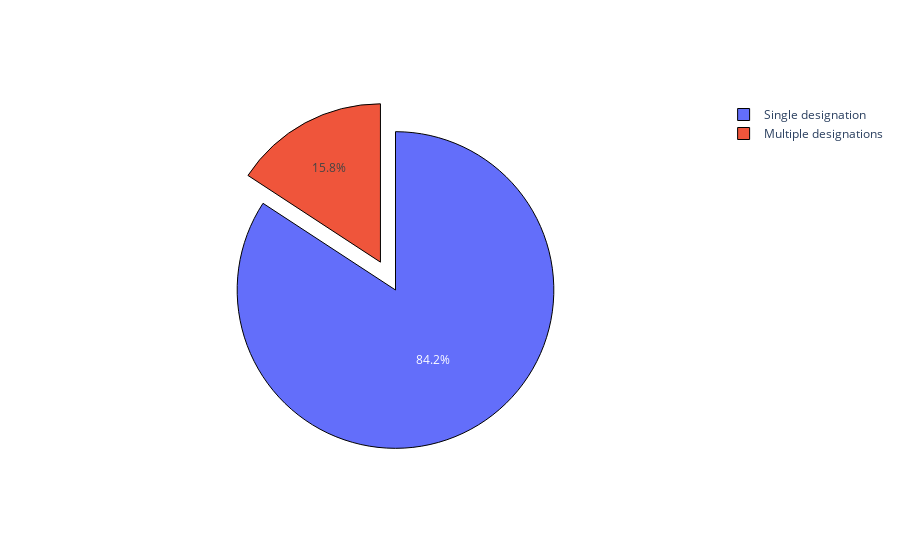

This figure's notebook cell:
### Markdown cell above
### 2.1 Number of single applications versus number of multiple applications

### Code cell
# Create container for name, number of applications
substance_applications = pd.DataFrame(columns={'Product', 'Number of designations'})

# Get the number of applications
temp = data.copy()
temp['Product'] = temp['Product'].str.lower()
substances = temp['Product'].unique()
for substance in substances:
    # Get number
    mask = temp['Product'] == substance
    n_applications = len(temp[mask])

    # Append to container
    substance_applications = substance_applications.append(pd.DataFrame({
        'Product': [substance],
        'Number of designations': [n_applications]}))

# Compute number of single and multi applications
mask = substance_applications['Number of designations'] == 1
n_single = len(substance_applications[mask])
mask = substance_applications['Number of designations'] > 1
n_multi = len(substance_applications[mask])

# Create figure
fig = go.Figure()
colours = plotly.colors.qualitative.Plotly

fig.add_trace(go.Pie(
    labels=['Single designation', 'Multiple designations'],
    values=[n_single, n_multi],
    sort=False,
    pull=[0, 0.2],
    marker=dict(
        colors=colours[:2], 
        line=dict(color='#000000', width=1))))
fig.show()

### Figure 1 — Plotly figure (JSON) as saved in the notebook; plotly's stock layout.template omitted (floating-point values rounded to 4 significant figures)
{"data": [{"labels": ["Single designation", "Multiple designations"], "marker": {"colors": ["#636EFA", "#EF553B"], "line": {"color": "#000000", "width": 1}}, "pull": [0, 0.2], "sort": false, "type": "pie", "values": [1185, 222]}], "layout": {}}
